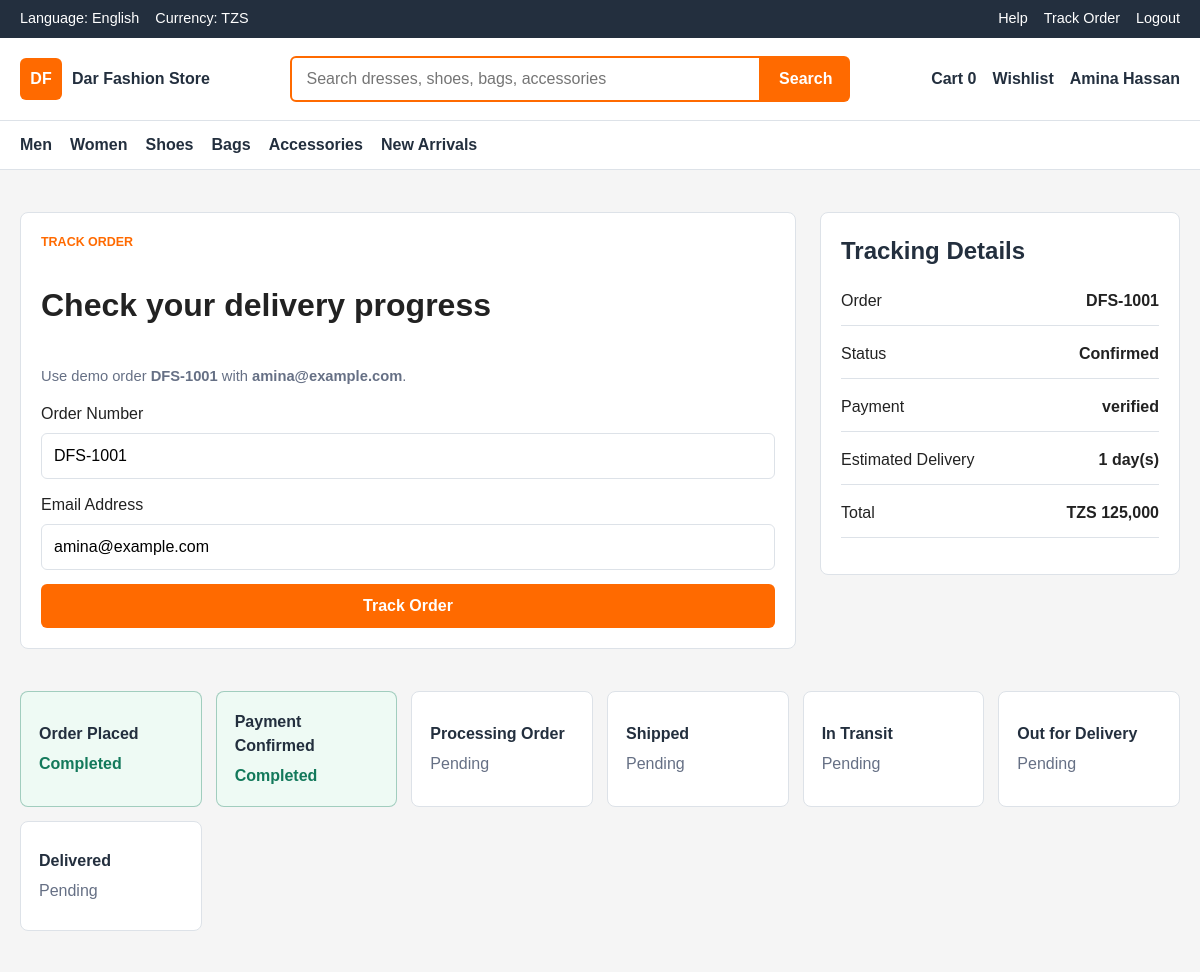
Page /track-order.php?order_number=DFS-1001&email=amina@example.com (signed in, upper part) on the earlier database version.
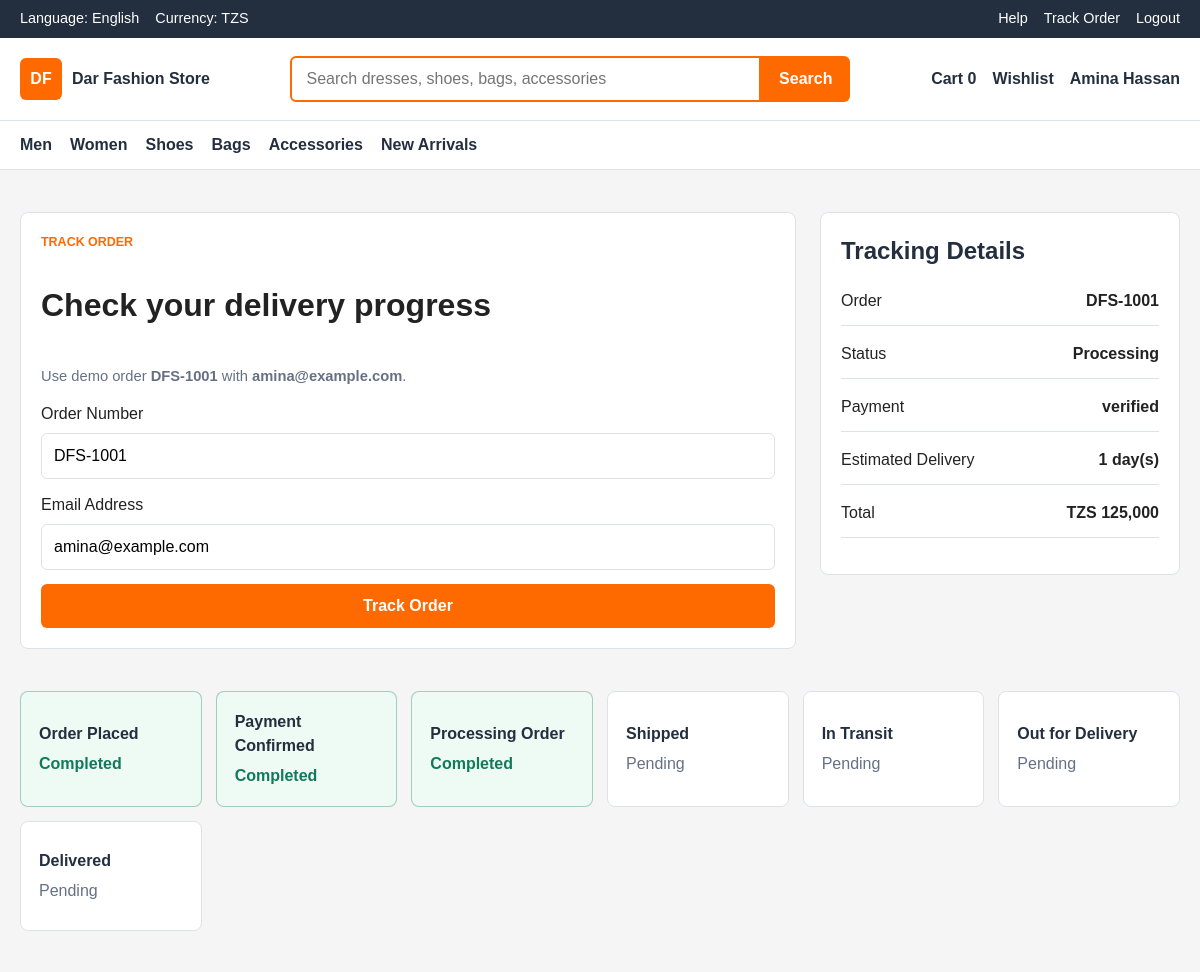
Same page on the later database version.
### tables this page shows
CREATE TABLE orders (
    id INT UNSIGNED AUTO_INCREMENT PRIMARY KEY,
    order_number VARCHAR(40) NOT NULL UNIQUE,
    user_id INT UNSIGNED,
    customer_name VARCHAR(120) NOT NULL,
    customer_email VARCHAR(160) NOT NULL,
    customer_phone VARCHAR(30) NOT NULL,
    shipping_address TEXT NOT NULL,
    subtotal DECIMAL(10,2) NOT NULL DEFAULT 0.00,
    delivery_fee DECIMAL(10,2) NOT NULL DEFAULT 0.00,
    total DECIMAL(10,2) NOT NULL,
    status ENUM('pending', 'confirmed', 'processing', 'shipped', 'in_transit', 'out_for_delivery', 'delivered', 'cancelled') NOT NULL DEFAULT 'pending',
    delivery_company VARCHAR(120),
    delivery_notes TEXT,
    estimated_delivery_days INT UNSIGNED NOT NULL DEFAULT 1,
    created_at TIMESTAMP NOT NULL DEFAULT CURRENT_TIMESTAMP,
    updated_at TIMESTAMP NOT NULL DEFAULT CURRENT_TIMESTAMP ON UPDATE CURRENT_TIMESTAMP,
    CONSTRAINT fk_orders_user
        FOREIGN KEY (user_id) REFERENCES users(id)
        ON UPDATE CASCADE
        ON DELETE SET NULL,
    INDEX idx_orders_user (user_id),
    INDEX idx_orders_status (status),
    INDEX idx_orders_created_at (created_at)
);

### public/track-order.php (the view, shortened to what this page needs)
<?php
include __DIR__ . '/../app/includes/header.php';
$database = new Database();
$conn = $database->connect();
$orderNumber = strtoupper(trim($_GET['order_number'] ?? ''));
$email = trim($_GET['email'] ?? '');
$order = null;
$payment = null;
if (($orderNumber !== '' || $email !== '') && $conn) {
    $sql = "SELECT * FROM orders WHERE 1=1";
    $params = [];
    if ($orderNumber !== '') {
        $sql .= " AND order_number = ?";
        $params[] = $orderNumber;
    }
    if ($email !== '') {
        $sql .= " AND customer_email = ?";
        $params[] = $email;
    }
    $sql .= " ORDER BY created_at DESC LIMIT 1";
    $stmt = $conn->prepare($sql);
    $stmt->execute($params);
    $order = $stmt->fetch(PDO::FETCH_ASSOC);
    if ($order) {
        $stmt = $conn->prepare("SELECT * FROM payments WHERE order_id = ? LIMIT 1");
        $stmt->execute([$order['id']]);
        $payment = $stmt->fetch(PDO::FETCH_ASSOC);
    } else {
        $error = 'No order found. Check the order number and email address.';
    }
}
$steps = [
    'pending' => 'Order Placed',
    'confirmed' => 'Payment Confirmed',
    'processing' => 'Processing Order',
    'shipped' => 'Shipped',
    'in_transit' => 'In Transit',
    'out_for_delivery' => 'Out for Delivery',
    'delivered' => 'Delivered'
];
$currentStatus = $order['status'] ?? '';
$stepKeys = array_keys($steps);
$currentIndex = array_search($currentStatus, $stepKeys, true);
?>
<main class="section">
    <div class="container checkout-layout">
        <form class="checkout-form" method="get">
            <p class="section-kicker">Track order</p>
            <h1>Check your delivery progress</h1>
            <p class="form-hint">Use demo order <strong>DFS-1001</strong> with <strong>amina@example.com</strong>.</p>
            <label>Order Number<input name="order_number" value="<?php echo htmlspecialchars($orderNumber); ?>" placeholder="DFS-1001"></label>
            <label>Email Address<input type="email" name="email" value="<?php echo htmlspecialchars($email); ?>" placeholder="amina@example.com"></label>
            <button class="button button--primary" type="submit">Track Order</button>
        </form>
        <aside class="summary-panel">
            <h2>Tracking Details</h2>
            <?php if ($order): ?>
                <p><span>Order</span><strong><?php echo htmlspecialchars($order['order_number']); ?></strong></p>
                <p><span>Status</span><strong><?php echo htmlspecialchars(ucfirst($order['status'])); ?></strong></p>
                <p><span>Payment</span><strong><?php echo htmlspecialchars($payment['payment_status'] ?? 'pending'); ?></strong></p>
                <p><span>Estimated Delivery</span><strong><?php echo (int) ($order['estimated_delivery_days'] ?? 1); ?> day(s)</strong></p>
                <p><span>Total</span><strong>TZS <?php echo number_format((float) $order['total'], 0); ?></strong></p>
            <?php else: ?>
                <p>Enter your order details to see tracking information.</p>
            <?php endif; ?>
        </aside>
    </div>
    <?php if ($order): ?>
        <section class="container section">
            <div class="tracking-steps">
                <?php foreach ($steps as $key => $label): ?>
                    <?php $isDone = $currentIndex !== false && $currentIndex >= array_search($key, $stepKeys, true); ?>
                    <article class="<?php echo $isDone ? 'tracking-step is-done' : 'tracking-step'; ?>">
                        <strong><?php echo htmlspecialchars($label); ?></strong>
                        <span><?php echo $isDone ? 'Completed' : 'Pending'; ?></span>
                    </article>
                <?php endforeach; ?>
            </div>
        </section>
    <?php endif; ?>
</main>
<?php include __DIR__ . '/../app/includes/footer.php'; ?>

Differences in the rows shown:
changed orders "DFS-1001": status "Confirmed" → "Processing"
Other differences:
list line gone: "Pending"
new list line: "Completed"
